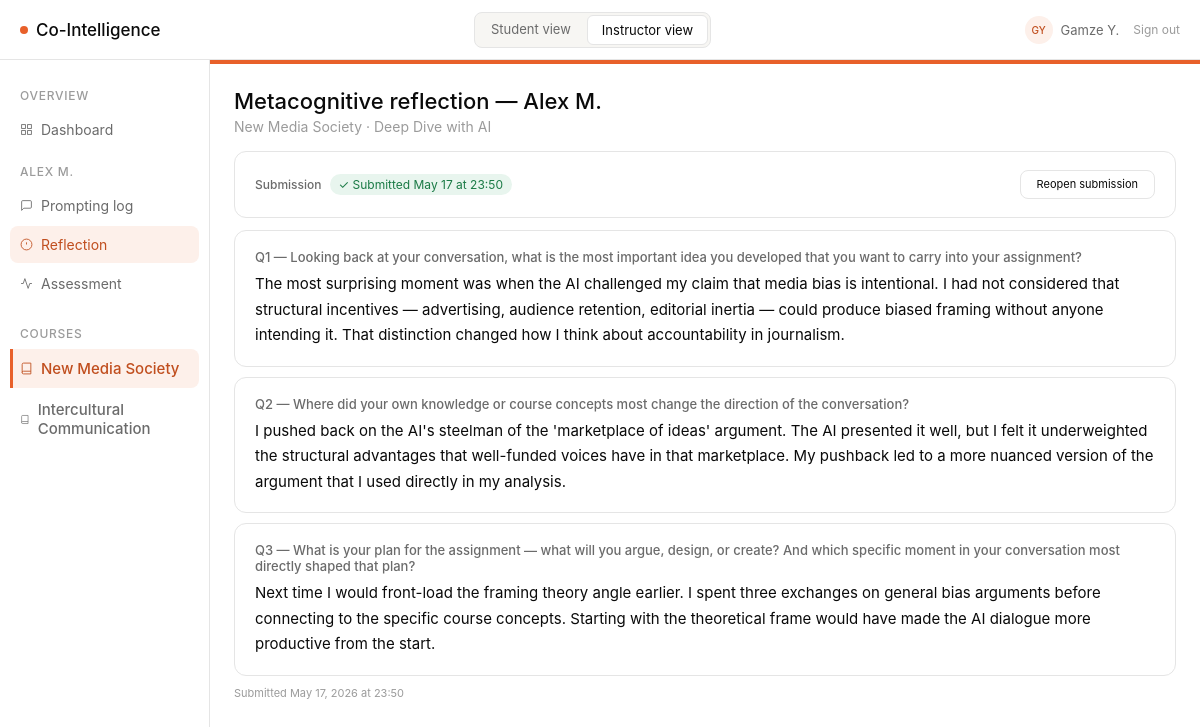
Screenshot of /instructor/student/1/reflection (signed in) with the database file from the repository.
### models/models.py (models this page shows, shortened)
class User(db.Model, UserMixin):
    __tablename__ = "users"
    id = db.Column(db.Integer, primary_key=True)
    role = db.Column(db.String(20), nullable=False, default="student")  # instructor | student | dev
    display_name = db.Column(db.String(100), nullable=False)
    is_dev = db.Column(db.Boolean, nullable=False, default=False)

class Student(db.Model):
    __tablename__ = "students"
    id = db.Column(db.Integer, primary_key=True)
    name = db.Column(db.String(120), nullable=False)
    email = db.Column(db.String(200), unique=True, nullable=False)
    course_id = db.Column(db.Integer, db.ForeignKey("courses.id"), nullable=False)
    user_id = db.Column(db.Integer, db.ForeignKey("users.id"), nullable=True)
    course = db.relationship("Course", back_populates="students")
    exchanges = db.relationship("PromptExchange", back_populates="student")
    reflections = db.relationship("Reflection", back_populates="student")
    outputs = db.relationship("Output", back_populates="student")
    assessment_scores = db.relationship("AssessmentScore", back_populates="student")

class Course(db.Model):
    __tablename__ = "courses"
    id = db.Column(db.Integer, primary_key=True)
    name = db.Column(db.String(200), nullable=False)
    learning_objective = db.Column(db.Text, nullable=False)
    required_concepts = db.Column(db.JSON, nullable=False, default=list)
    output_modalities = db.Column(db.JSON, nullable=False, default=list)
    min_exchanges = db.Column(db.Integer, nullable=False, default=5)
    color = db.Column(db.String(20), nullable=False, default="#E8602A")
    color_light = db.Column(db.String(20), nullable=False, default="#FDF0EA")
    color_text = db.Column(db.String(20), nullable=False, default="#C04E1E")
    color_hover = db.Column(db.String(20), nullable=False, default="#d4521f")
    assignments = db.relationship("Assignment", back_populates="course")
    students = db.relationship("Student", back_populates="course")

class Assignment(db.Model):
    __tablename__ = "assignments"
    id = db.Column(db.Integer, primary_key=True)
    course_id = db.Column(db.Integer, db.ForeignKey("courses.id"), nullable=False)
    title = db.Column(db.String(200), nullable=False)
    description = db.Column(db.Text, nullable=False)
    due_date = db.Column(db.DateTime, nullable=True)
    modality = db.Column(db.String(100), nullable=True)
    instructions = db.Column(db.Text, nullable=True)
    sections_config = db.Column(db.JSON, nullable=True)
    concepts_required = db.Column(db.Boolean, nullable=False, default=False)
    required_concepts = db.Column(db.JSON, nullable=False, default=list)
    intensity = db.Column(db.String(50), nullable=False, default="balanced")
    phase_1_end = db.Column(db.Integer, nullable=False, default=3)
    phase_2_end = db.Column(db.Integer, nullable=False, default=6)
    phase_3_end = db.Column(db.Integer, nullable=False, default=9)
    supplementary_instructions = db.Column(db.Text, nullable=False, default="")
    max_score = db.Column(db.Float, nullable=False, default=100)
    reflection_q1 = db.Column(db.Text, nullable=False, default="Looking back at your conversation, what is the most important idea you developed that you want to carry into your assignment?")
    reflection_q2 = db.Column(db.Text, nullable=False, default="Where did your own knowledge or course concepts most change the direction of the conversation?")
    reflection_q3 = db.Column(db.Text, nullable=False, default="What is your plan for the assignment — what will you argue, design, or create? And which specific moment in your conversation most directly shaped that plan?")
    course = db.relationship("Course", back_populates="assignments")
    exchanges = db.relationship("PromptExchange", back_populates="assignment")
    reflections = db.relationship("Reflection", back_populates="assignment")
    outputs = db.relationship("Output", back_populates="assignment")
    assessment_scores = db.relationship("AssessmentScore", back_populates="assignment")
    session_summaries = db.relationship("SessionSummary", back_populates="assignment")

class Reflection(db.Model):
    __tablename__ = "reflections"
    id = db.Column(db.Integer, primary_key=True)
    student_id = db.Column(db.Integer, db.ForeignKey("students.id"), nullable=False)
    assignment_id = db.Column(db.Integer, db.ForeignKey("assignments.id"), nullable=False)
    question_1 = db.Column(db.Text, nullable=False)
    question_2 = db.Column(db.Text, nullable=False)
    question_3 = db.Column(db.Text, nullable=False)
    submitted_at = db.Column(db.DateTime, default=datetime.utcnow)
    is_submitted = db.Column(db.Boolean, nullable=False, default=False)
    is_reopened = db.Column(db.Boolean, nullable=False, default=False)
    reopened_at = db.Column(db.DateTime, nullable=True)
    resubmitted_at = db.Column(db.DateTime, nullable=True)
    student = db.relationship("Student", back_populates="reflections")
    assignment = db.relationship("Assignment", back_populates="reflections")

### routes/instructor_routes.py (the view)
@instructor_bp.route("/student/<int:student_id>/reflection")
def reflection(student_id):
    student = Student.query.get_or_404(student_id)
    course, assignment = _get_base_for_student(student)
    reflection = Reflection.query.filter_by(
        student_id=student_id, assignment_id=assignment.id
    ).first()
    questions = _get_reflection_config(assignment.id)
    grade = Grade.query.filter_by(student_id=student_id, assignment_id=assignment.id).first()
    return render_template(
        "instructor/reflection.html",
        course=course,
        assignment=assignment,
        student=student,
        reflection=reflection,
        questions=questions,
        grade=grade,
    )

### templates/instructor/reflection.html (shortened to what this page needs)
{% extends "base.html" %}
{% block sidebar %}{% include "instructor/_student_sidebar.html" %}{% endblock %}
{% block content %}
<div style="margin-bottom:16px;">
  <h1 class="page-title">Metacognitive reflection &mdash; {{ student.name }}</h1>
  <div class="page-sub">{{ course.name }} &middot; {{ assignment.title }}</div>
</div>
<div class="card" style="margin-bottom:12px;">
  <div style="display:flex;align-items:center;justify-content:space-between;flex-wrap:wrap;gap:8px;">
    <div style="display:flex;align-items:center;gap:8px;">
      <span style="font-size:12px;font-weight:500;color:var(--text-secondary);">Submission</span>
      {% if reflection %}
        {% if reflection.is_reopened %}
          <span class="pill" style="background:#fef3e2;color:#92580a;">Reopened</span>
        {% elif reflection.is_submitted %}
          <span class="pill" style="background:#e8f5ee;color:#1a7a45;">&#10003; Submitted {{ reflection.submitted_at.strftime('%b %d at %H:%M') }}</span>
        {% else %}
          <span class="pill" style="background:var(--bg-surface);color:var(--text-secondary);">Not submitted</span>
        {% endif %}
      {% else %}
        <span class="pill" style="background:var(--bg-surface);color:var(--text-secondary);">Not submitted</span>
      {% endif %}
    </div>
    {% if reflection and reflection.is_submitted and not reflection.is_reopened %}
    <button class="btn" style="font-size:11px;" onclick="reopenReflection()">Reopen submission</button>
    {% endif %}
  </div>
</div>
{% if reflection %}
<div class="card q-card">
  <div class="q-label">Q1 — {{ questions['question_1'] }}</div>
  <div class="q-answer">{{ reflection.question_1 }}</div>
</div>
<div class="card q-card">
  <div class="q-label">Q2 — {{ questions['question_2'] }}</div>
  <div class="q-answer">{{ reflection.question_2 }}</div>
</div>
<div class="card q-card">
  <div class="q-label">Q3 — {{ questions['question_3'] }}</div>
  <div class="q-answer">{{ reflection.question_3 }}</div>
</div>
<div style="font-size:11px;color:var(--text-tertiary);margin-top:8px;">
  Submitted {{ reflection.submitted_at.strftime('%b %d, %Y at %H:%M') }}
</div>
{% else %}
<div class="card" style="text-align:center;padding:40px 0;color:var(--text-tertiary);font-size:12px;">
  No reflection submitted yet.
</div>
{% endif %}
{% endblock %}

### templates/base.html (shortened to what this page needs)
<!DOCTYPE html>
<html lang="en">
<head>
  <link rel="stylesheet" href="{{ url_for('static', filename='style.css') }}" />
  <link rel="stylesheet" href="https://cdn.jsdelivr.net/npm/@tabler/icons-webfont@latest/tabler-icons.min.css" />
</head>
<body>
{% set is_student    = request.path.startswith('/student') %}
{% set is_instructor = request.path.startswith('/instructor') %}
{% if current_user.is_authenticated %}
  {% set _display = current_user.display_name %}
  {% set _parts   = _display.split() %}
  {% set _initials = (_parts[0][0] + (_parts[1][0] if _parts|length > 1 else ''))|upper %}
{% elif is_student %}
  {% set _display  = "Alex M." %}
  {% set _initials = "AM" %}
{% else %}
  {% set _display  = "Instructor" %}
  {% set _initials = "IN" %}
{% endif %}
<div class="app">
  <div class="topbar">
    <a class="logo" href="/">
      <span class="logo-dot"></span>
      Co-Intelligence
    </a>
    <div class="topbar-toggles">
      {% if current_user.is_authenticated and current_user.role == 'student' %}
        <span class="topbar-toggle active" style="cursor:default;">Student view</span>
      {% else %}
        <a href="{{ url_for('student.prompting') }}"
           class="topbar-toggle{% if is_student %} active{% endif %}">
          Student view
        </a>
        <a href="{{ url_for('instructor.dashboard') }}"
           class="topbar-toggle{% if is_instructor %} active{% endif %}">
          Instructor view
        </a>
      {% endif %}
    </div>
    <div class="topbar-user">
      <div class="user-avatar">{{ _initials }}</div>
      <span class="user-name">{{ _display }}</span>
      <a href="{{ url_for('logout') }}"
         style="font-size:12px;color:var(--text-tertiary);text-decoration:none;margin-left:6px;">
        Sign out
      </a>
    </div>
  </div>
  <div class="main">
    {% block sidebar %}{% endblock %}
    <div class="content">
      {% block content %}{% endblock %}
    </div>
  </div>
</div>
</body>
</html>

### templates/instructor/_student_sidebar.html
<nav class="sidebar">
  <div class="sidebar-section">Overview</div>
  <a href="{{ url_for('instructor.dashboard') }}"
     class="sidebar-item{% if request.endpoint == 'instructor.dashboard' %} active{% endif %}">
    <svg width="13" height="13" fill="none" stroke="currentColor" stroke-width="1.6" viewBox="0 0 24 24"><rect x="3" y="3" width="7" height="7"/><rect x="14" y="3" width="7" height="7"/><rect x="14" y="14" width="7" height="7"/><rect x="3" y="14" width="7" height="7"/></svg>
    Dashboard
  </a>
  <div class="sidebar-section">{{ student.name }}</div>
  <a href="{{ url_for('instructor.log', student_id=student.id) }}"
     class="sidebar-item{% if request.endpoint == 'instructor.log' %} active{% endif %}">
    <svg width="13" height="13" fill="none" stroke="currentColor" stroke-width="1.6" viewBox="0 0 24 24"><path d="M21 15a2 2 0 0 1-2 2H7l-4 4V5a2 2 0 0 1 2-2h14a2 2 0 0 1 2 2z"/></svg>
    Prompting log
  </a>
  <a href="{{ url_for('instructor.reflection', student_id=student.id) }}"
     class="sidebar-item{% if request.endpoint == 'instructor.reflection' %} active{% endif %}">
    <svg width="13" height="13" fill="none" stroke="currentColor" stroke-width="1.6" viewBox="0 0 24 24"><circle cx="12" cy="12" r="10"/><line x1="12" y1="8" x2="12" y2="12"/><line x1="12" y1="16" x2="12.01" y2="16"/></svg>
    Reflection
  </a>
  <a href="{{ url_for('instructor.assessment', student_id=student.id) }}"
     class="sidebar-item{% if request.endpoint in ('instructor.assessment', 'instructor.assessment_generate') %} active{% endif %}">
    <svg width="13" height="13" fill="none" stroke="currentColor" stroke-width="1.6" viewBox="0 0 24 24"><polyline points="22 12 18 12 15 21 9 3 6 12 2 12"/></svg>
    Assessment
  </a>
  {% include "_course_nav.html" %}
</nav>

### templates/_course_nav.html
{% if all_courses and all_courses | length > 1 %}
<div class="sidebar-section" style="margin-top:8px;">Courses</div>
{% for c in all_courses %}
<a href="{{ url_for('switch_course', course_id=c.id) }}"
   class="sidebar-item{% if c.id == current_course_id %} active{% endif %}"
   style="font-size:15px;font-weight:500;{% if c.id == current_course_id %}border-left:3px solid {{ course_color }};border-radius:0 8px 8px 0;padding-left:7px;{% endif %}">
  <svg width="13" height="13" fill="none" stroke="currentColor" stroke-width="1.6" viewBox="0 0 24 24">
    <path d="M4 19.5A2.5 2.5 0 0 1 6.5 17H20"/><path d="M6.5 2H20v20H6.5A2.5 2.5 0 0 1 4 19.5v-15A2.5 2.5 0 0 1 6.5 2z"/>
  </svg>
  {{ c.name }}
</a>
{% endfor %}
{% endif %}

### rows the page displays
User: display_name "Gamze Y."
Student: name "ALEX M.", name "Alex M."
Course: name "New Media Society"
Course: name "Intercultural Communication"
Assignment: title "Deep Dive with AI", question_1 "Looking back at your conversation, what is the most important idea you developed that you want to carry into your assignment?", question_2 "Where did your own knowledge or course concepts most change the direction of the conversation?", question_3 "What is your plan for the assignment — what will you argue, design, or create? And which specific moment in your conversation most directly shaped that plan?"
Reflection: submitted_at "May 17 at 23:50", question_1 "The most surprising moment was when the AI challenged my claim that media bias is intentional. I had not considered that structural incentives — advertising, audience retention, editorial inertia — could produce biased framing without anyone intending it. That distinction changed how I think about accountability in journalism.", question_2 "I pushed back on the AI's steelman of the 'marketplace of ideas' argument. The AI presented it well, but I felt it underweighted the structural advantages that well-funded voices have in that marketplace. My pushback led to a more nuanced version of the argument that I used directly in my analysis.", question_3 "Next time I would front-load the framing theory angle earlier. I spent three exchanges on general bias arguments before connecting to the specific course concepts. Starting with the theoretical frame would have made the AI dialogue more productive from the start.", submitted_at "May 17, 2026 at 23:50"

### other values shown
{{ _initials }} "GY"
